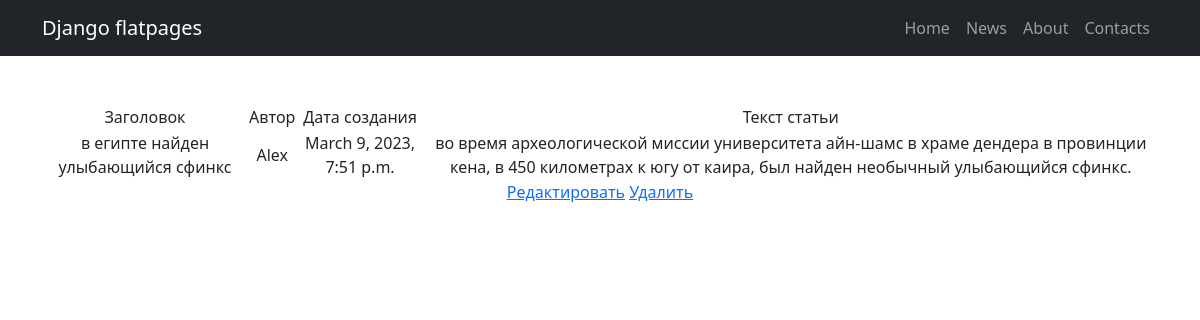
The page /news/2 on the database its author committed.
### simpleapp/models.py (models this page shows, shortened)
class Post(models.Model):
    authorArticle = models.ForeignKey(Author, on_delete=models.CASCADE)
    NEWS = 'NW'
    ARTICLE = 'AR'
    CATEGORY_CHOICES = (
        (NEWS, 'Новость'),
        (ARTICLE, 'Статья'),
    )
    categoryType = models.CharField(max_length=2, choices=CATEGORY_CHOICES, default=ARTICLE)
    dateCreation = models.DateTimeField(auto_now_add=True)
    postCategory = models.ManyToManyField(Category, through='PostCategory')
    title = models.CharField(max_length=128)
    postText = models.TextField()
    rating = models.SmallIntegerField(default=0)

class Author(models.Model):
    authorUser = models.OneToOneField(User, on_delete=models.CASCADE)
    ratingAuthor = models.SmallIntegerField(default=0)
    def __str__(self):
            return self.authorUser.username

### simpleapp/views.py (the view)
# urls.py: path('<int:pk>', NewsDetail.as_view(), name='post'),
class NewsDetail(DetailView):
    template_name = 'post.html'  # указываем имя шаблона, в котором будет лежать HTML, в нём будут все инструкции о том, как именно пользователю должны вывестись наши объекты
    context_object_name = 'post'
    queryset = Post.objects.all()

### simpleapp/templatetags/custom_filters.py (called while the page is built)
@register.filter(
    name='censor')  # регистрируем наш фильтр под именем censor, чтоб django понимал, что это именно фильтр, а не простая функция
def cut(value):
    Banned_List = ["блять", "ебать", "пиздец"]
    new_sentence = ""
    for word in value.lower().split():
        if word in Banned_List:
            new_sentence += '*** '
        else:
            new_sentence += word + ' '
    return new_sentence

### templates/post.html (shortened to what this page needs)
{% extends 'flatpages/default.html' %}
{% load static %}
{% load custom_filters %}
{% block content %}
<table>
    <tr>
        <td>
            Заголовок
        </td>
        <td>
            Автор
        </td>
        <td>
            Дата создания
        </td>
        <td>
            Текст статьи
        </td>
    </tr>
    <tr>
        <td>
            {{ post.title|censor }}
        </td>
        <td>
            {{ post.authorArticle }}
        </td>
        <td>
            {{ post.dateCreation }}
        </td>
        <td>
            {{ post.postText|censor }}
        </td>
    </tr>
</table>
<a href="{% url 'edit' post.pk %}"><u>Редактировать</u></a>
<a href="{% url 'delete' post.pk %}"><u>Удалить</u></a>
{% endblock content %}

### rows shown on the page
Post: title|censor "в египте найден улыбающийся сфинкс", authorArticle "Alex", dateCreation "March 9, 2023, 7:51 p.m.", postText|censor "во время археологической миссии университета айн-шамс в храме дендера в провинции кена, в 450 километрах к югу от каира, был найден необычный улыбающийся сфинкс."
